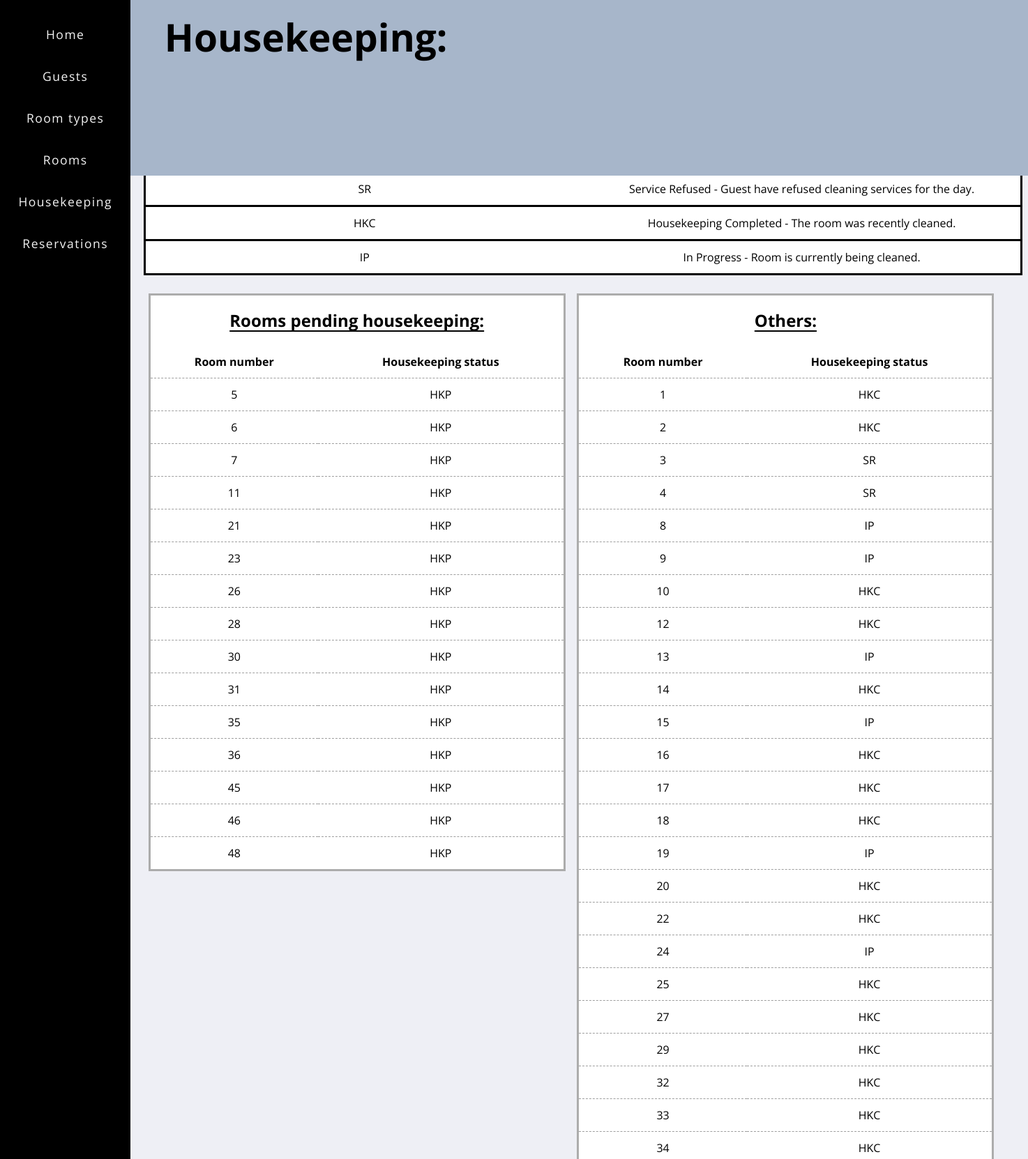
/Housekeeping (upper part), run on the app's committed database.
### tables this page shows
CREATE TABLE HOUSEKEEPINGS (housekeeping_code TEXT PRIMARY KEY, housekeeping_status TEXT);

CREATE TABLE ROOMS (room_num INTEGER PRIMARY KEY, room_type_id INTEGER REFERENCES ROOM_TYPES (room_type_id), status_code TEXT REFERENCES STATUS (status_code), housekeeping_code TEXT REFERENCES HOUSEKEEPINGS (housekeeping_code));

### app.py (the view)
@app.route("/Housekeeping")
def housekeeping():
    db = get_db()
    get_housekeepingcodes = db.cursor()
    hkcodes = get_housekeepingcodes.execute('SELECT * FROM HOUSEKEEPINGS').fetchall()
    hkproomsinfo = get_housekeepingcodes.execute('SELECT room_num, housekeeping_code FROM ROOMS WHERE housekeeping_code = "HKP"').fetchall()
    otherhkrooms = get_housekeepingcodes.execute('SELECT room_num, housekeeping_code FROM ROOMS WHERE housekeeping_code != "HKP"').fetchall()
    return render_template("housekeeping.html", hkcodes=hkcodes , hkproomsinfo=hkproomsinfo, otherhkrooms=otherhkrooms)

### app.py (called while the page is built)
def get_db():
    if "db" not in g:
        g.db = sqlite3.connect(DATABASE)
        g.db.row_factory = sqlite3.Row
    return g.db

### Templates/housekeeping.html (shortened to what this page needs)
{% extends "layout.html" %}
{% block body %}
<link rel="stylesheet" href= "{{url_for('static', filename='housekeeping.css')}}">
    <body>
    <h1> Housekeeping:</h1>
    <table class = "normtable">
        <thead>
            <tr>
                <th>Code</th>
                <th>Meaning</th>
            </tr>
        </thead>
    <tbody>
    {% for hkinfo in hkcodes %}
    <tr>
        <td>{{ hkinfo[0] }}</td>
        <td>{{ hkinfo[1] }}</td>
    </tr>
    {% endfor %}
    </table>
    <div>
      <table>
        <h2> Rooms pending housekeeping:</h2>
          <thead>
              <tr>
                  <th>Room number</th>
                  <th>Housekeeping status</th>
              </tr>
          </thead>
      {% for hkroom in hkproomsinfo %}
      <tr>
          <td>{{ hkroom[0] }}</td>
          <td>{{ hkroom[1] }}</td>
      </tr>
      {% endfor %}
      </table>
    </div>
    <div>
      <table>
      <h2> Others:</h2>
          <thead>
              <tr>
                  <th>Room number</th>
                  <th>Housekeeping status</th>
              </tr>
          </thead>
      {% for otherhk in otherhkrooms %}
      <tr>
          <td>{{ otherhk[0] }}</td>
          <td>{{ otherhk[1] }}</td>
      </tr>
      {% endfor %}
      </table>
      </body>
{% endblock %}

### static/layout.css (style rules this page uses)
body { margin-top: 10%; margin-left: 14%; background-color: rgb(238, 239, 245); font-family: 'Open Sans'; }
h1 { font-family: 'Open Sans'; font-weight: bolder; padding : 1% 6%; font-size: 55px; width: 100%; height:10%; background-color: rgb(167, 182, 202); top: 0; left: 10%; margin: 0; position: absolute; }

### static/housekeeping.css (style rules this page uses)
table { background-color: white; border-width: 2px; border-color: rgb(158, 158, 158); width: 100%; line-height: 275%; border-collapse: collapse; }
td { border-top: dashed; border-width: 1.5px; border-color: rgb(158, 158, 158); }
div { display: inline-block; vertical-align: top; border: solid; border-color: rgb(172, 172, 172); width: 47%; border-collapse: collapse; margin: 2% 0.5%; text-align: center; background-color: white; }
h2 { text-decoration: underline; text-underline-offset: 5px; }
.normtable { background-color: white; border-width: 2px; border-color: rgb(69, 69, 69); table-layout: fixed; border: solid; }
.normtable td { border: solid; border-left: none; border-right: none; text-align: center; width: auto; }

### data on the page
HOUSEKEEPINGS: housekeeping_code "SR", housekeeping_status "Service Refused - Guest have refused cleaning services for the day."
HOUSEKEEPINGS: housekeeping_code "HKC", housekeeping_status "Housekeeping Completed - The room was recently cleaned."
HOUSEKEEPINGS: housekeeping_code "IP", housekeeping_status "In Progress - Room is currently being cleaned."
ROOMS: room_num "5", housekeeping_code "HKP"
ROOMS: room_num "6", housekeeping_code "HKP"
ROOMS: room_num "7", housekeeping_code "HKP"
ROOMS: room_num "11", housekeeping_code "HKP"
ROOMS: room_num "21", housekeeping_code "HKP"
ROOMS: room_num "23", housekeeping_code "HKP"
ROOMS: room_num "26", housekeeping_code "HKP"
ROOMS: room_num "28", housekeeping_code "HKP"
ROOMS: room_num "30", housekeeping_code "HKP"
ROOMS: room_num "31", housekeeping_code "HKP"
ROOMS: room_num "35", housekeeping_code "HKP"
ROOMS: room_num "36", housekeeping_code "HKP"
ROOMS: room_num "45", housekeeping_code "HKP"
ROOMS: room_num "46", housekeeping_code "HKP"
ROOMS: room_num "48", housekeeping_code "HKP"
ROOMS: room_num "1", housekeeping_code "HKC"
ROOMS: room_num "2", housekeeping_code "HKC"
ROOMS: room_num "3", housekeeping_code "SR"
ROOMS: room_num "4", housekeeping_code "SR"
ROOMS: room_num "8", housekeeping_code "IP"
ROOMS: room_num "9", housekeeping_code "IP"
ROOMS: room_num "10", housekeeping_code "HKC"
ROOMS: room_num "12", housekeeping_code "HKC"
ROOMS: room_num "13", housekeeping_code "IP"
ROOMS: room_num "14", housekeeping_code "HKC"
ROOMS: room_num "15", housekeeping_code "IP"
ROOMS: room_num "16", housekeeping_code "HKC"
ROOMS: room_num "17", housekeeping_code "HKC"
ROOMS: room_num "18", housekeeping_code "HKC"
ROOMS: room_num "19", housekeeping_code "IP"
ROOMS: room_num "20", housekeeping_code "HKC"
ROOMS: room_num "22", housekeeping_code "HKC"
ROOMS: room_num "24", housekeeping_code "IP"
ROOMS: room_num "25", housekeeping_code "HKC"
ROOMS: room_num "27", housekeeping_code "HKC"
ROOMS: room_num "29", housekeeping_code "HKC"
ROOMS: room_num "32", housekeeping_code "HKC"
ROOMS: room_num "33", housekeeping_code "HKC"
ROOMS: room_num "34", housekeeping_code "HKC"
